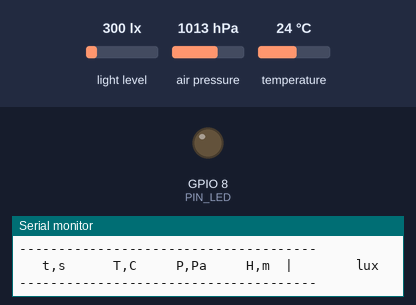
The sketch below on a simulated ESP32-C3. On the bench: output pins drawn as LEDs (lit = HIGH), the last lines printed to the serial monitor. The test bench sets the inputs (shaded band); at power-on: light level 300 lx, air pressure 1013 hPa, temperature 24 °C. Storage starts empty.

Above: at 0.4 s.
At 2.2 s:
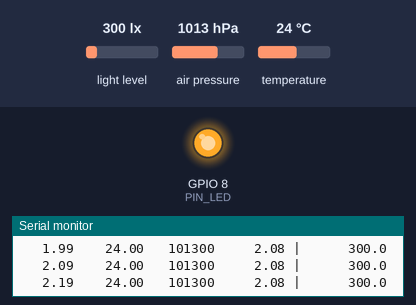
2.3 s: light level set to 40 lx
5.3 s: air pressure set to 952 hPa
Timing chart, 0 to 8.3 s (numbered marks = the images above; inputs shaded):
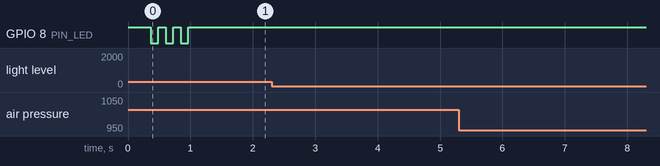

The sketch:

cansat_bh1750_v2.ino
```cpp
/*
 * CanSat — плата №2 (BH1750)   версия v2
 * ESP32-C3 SuperMini + BMP280 + BH1750 + microSD
 *
 * ЧТО ИЗМЕНИЛОСЬ В v2 — про «несколько файлов за одну сессию»
 *
 * Причина была не в именовании файлов. nextLogName() вызывается ровно один
 * раз, в setup(), поэтому за один запуск файл может появиться только один.
 * Несколько файлов — это несколько ПЕРЕЗАГРУЗОК платы: каждый ресет заново
 * проходил setup() и честно заводил себе новый лог.
 *
 * v2 делает три вещи:
 *
 *   1. Печатает и записывает ПРИЧИНУ последнего сброса (esp_reset_reason).
 *      Теперь не надо гадать — плата сама скажет, был это brownout
 *      (просадка питания), panic (ошибка в коде), watchdog или нажатие RST.
 *
 *   2. Если сброс был НЕ по включению питания, скетч понимает, что это
 *      продолжение того же полёта, и ДОПИСЫВАЕТ в тот же файл, а не плодит
 *      новый. Номер файла и накопленное время живут в RTC-памяти, которая
 *      переживает любой сброс кроме полного снятия питания.
 *
 *   3. Время time_s продолжается сквозь перезагрузку, а не падает в ноль.
 *      Добавлена колонка boot — номер запуска внутри файла, по ней сразу
 *      видно в Excel, где именно плата ресетнулась.
 *
 *   Плюс файл /boots.txt — журнал всех запусков с причинами. Его удобно
 *   читать глазами после полёта.
 *
 * Распиновка (соответствует разводке платы):
 *   I2C : SDA = GPIO4,  SCL = GPIO5
 *   SPI : CS  = GPIO7,  MOSI = GPIO6, CLK = GPIO10, MISO = GPIO20
 *   LED : GPIO8 (встроенный на модуле SuperMini)
 *
 * Адреса на шине I2C:
 *   BMP280 = 0x76  (вывод SD0  притянут к GND)
 *   BH1750 = 0x23  (вывод ADDR притянут к GND)
 *
 * Библиотеки (Arduino IDE → Менеджер библиотек):
 *   Adafruit BMP280 Library
 *   Adafruit Unified Sensor
 *   BH1750               (автор Christopher Laws)
 */

#include <Wire.h>
#include <SPI.h>
#include <SD.h>
#include <esp_system.h>
#include <Adafruit_Sensor.h>
#include <Adafruit_BMP280.h>
#include <BH1750.h>

// ─────────── Пины ───────────
const int PIN_SDA  = 4;
const int PIN_SCL  = 5;
const int PIN_MOSI = 6;
const int PIN_CS   = 7;
const int PIN_SCK  = 10;
const int PIN_MISO = 20;
const int PIN_LED  = 8;

// На большинстве SuperMini светодиод включается низким уровнем.
// Если мигает наоборот — поменяй на false.
const bool LED_ACTIVE_LOW = true;

// ─────────── Настройки ───────────
const uint32_t SAMPLE_PERIOD_MS = 100;   // 100 мс = 10 Гц
const uint8_t  FLUSH_EVERY      = 10;    // сброс на карту раз в секунду

// Формат чисел в файле.
//   true  — запятая в дробях, разделитель ';'  → русский Excel откроет как надо
//   false — точка в дробях, разделитель ','    → удобнее для Python/pandas
const bool EXCEL_RU = true;

// !!! ЗАМЕНИТЬ на фактическое давление на уровне моря в день запуска (QNH).
// От этого числа напрямую зависит точность высоты.
const float SEALEVEL_HPA = 1013.25;

// Чувствительность BH1750 (регистр MTreg, допустимо 31…254, по умолчанию 69).
// Меньше значение → шире диапазон и быстрее замер, но грубее разрешение.
//
// Это важно: при MTreg = 69 датчик упирается в потолок около 65 000 лк,
// а прямое солнце даёт порядка 100 000 лк — в полёте днём показания
// просто упрутся в максимум и станут бесполезными.
// MTreg = 32 расширяет предел примерно до 140 000 лк и заодно
// укорачивает замер со 120 мс до ~55 мс.
const byte BH1750_MTREG = 32;

// ─────────── Память, переживающая сброс ───────────
// RTC_DATA_ATTR размещает переменную в RTC-памяти. Она сохраняется при
// программном сбросе, панике, watchdog и (обычно) при brownout, и теряется
// только когда питание снято полностью. Магическое число нужно, чтобы
// отличить осмысленные данные от мусора при первом включении.
RTC_DATA_ATTR static uint32_t rtcMagic;
RTC_DATA_ATTR static int32_t  rtcLogIndex;
RTC_DATA_ATTR static uint32_t rtcBootCount;
RTC_DATA_ATTR static uint32_t rtcUptimeMs;   // суммарное время предыдущих запусков

const uint32_t RTC_MAGIC = 0xCA115A72;

// ─────────── Объекты ───────────
Adafruit_BMP280 bmp;
BH1750          lightMeter;
File            logFile;

bool bmpOk   = false;
bool lightOk = false;
bool sdOk    = false;

uint32_t nextSample   = 0;
uint8_t  sinceFlush   = 0;
uint32_t uptimeBaseMs = 0;   // сколько натикало в предыдущих запусках
uint32_t bootNo       = 1;

const char SEP = EXCEL_RU ? ';' : ',';

// ─────────── Светодиод ───────────
void ledSet(bool on) {
  digitalWrite(PIN_LED, LED_ACTIVE_LOW ? !on : on);
}

void ledBlink(uint8_t times, uint16_t ms) {
  for (uint8_t i = 0; i < times; i++) {
    ledSet(true);  delay(ms);
    ledSet(false); delay(ms);
  }
}

// ─────────── Форматирование числа для файла ───────────
// NAN превращается в пустую строку — в Excel это пустая ячейка,
// а не слово "nan", которое ломает построение графиков.
void fnum(char *out, size_t cap, float v, uint8_t dec) {
  if (isnan(v)) { out[0] = '\0'; return; }
  snprintf(out, cap, "%.*f", dec, v);
  if (EXCEL_RU) for (char *p = out; *p; ++p) if (*p == '.') *p = ',';
}

// ─────────── Причина сброса человеческими словами ───────────
const char *resetReasonText(esp_reset_reason_t r) {
  switch (r) {
    case ESP_RST_POWERON:   return "POWERON - подано питание, нормальный старт";
    case ESP_RST_EXT:       return "EXT - внешний сброс (кнопка RST)";
    case ESP_RST_SW:        return "SW - программный перезапуск";
    case ESP_RST_PANIC:     return "PANIC - исключение в коде, плата упала";
    case ESP_RST_INT_WDT:   return "INT_WDT - watchdog прерываний";
    case ESP_RST_TASK_WDT:  return "TASK_WDT - watchdog задачи, loop завис";
    case ESP_RST_WDT:       return "WDT - сторожевой таймер";
    case ESP_RST_DEEPSLEEP: return "DEEPSLEEP - выход из глубокого сна";
    case ESP_RST_BROWNOUT:  return "BROWNOUT - ПРОСАДКА ПИТАНИЯ";
    case ESP_RST_SDIO:      return "SDIO";
    default:                return "UNKNOWN - причина не определена";
  }
}

// ─────────── Поиск свободного номера файла ───────────
int32_t nextFreeIndex() {
  char name[24];
  for (int32_t i = 1; i < 1000; i++) {
    snprintf(name, sizeof(name), "/log_%03ld.csv", (long)i);
    if (!SD.exists(name)) return i;
  }
  return 999;
}

void setup() {
  pinMode(PIN_LED, OUTPUT);
  ledSet(false);

  Serial.begin(115200);
  delay(300);   // дать порту подняться, но не ждать монитор бесконечно

  esp_reset_reason_t rr = esp_reset_reason();

  // Это продолжение того же полёта, если RTC-память цела И сброс был
  // не по включению питания. Нажатие RST тоже считаем продолжением —
  // полёт тот же, просто плата дёрнулась.
  bool continuing = (rtcMagic == RTC_MAGIC) &&
                    (rr != ESP_RST_POWERON) &&
                    (rr != ESP_RST_UNKNOWN);

  if (continuing) {
    rtcBootCount++;
    bootNo       = rtcBootCount;
    uptimeBaseMs = rtcUptimeMs;
  } else {
    rtcMagic     = RTC_MAGIC;
    rtcBootCount = 1;
    rtcUptimeMs  = 0;
    rtcLogIndex  = 0;      // номер выберем после инициализации карты
    bootNo       = 1;
    uptimeBaseMs = 0;
  }

  Serial.println();
  Serial.println(F("======================================"));
  Serial.println(F("  CanSat  —  плата 2 (BH1750)    v2"));
  Serial.println(F("======================================"));
  Serial.print  (F("  Причина сброса : "));
  Serial.println(resetReasonText(rr));
  Serial.print  (F("  Запуск номер   : "));
  Serial.println(bootNo);
  if (continuing) {
    Serial.print(F("  Это ПЕРЕЗАГРУЗКА, дописываю в прежний файл. Накоплено, с: "));
    Serial.println(uptimeBaseMs / 1000.0f, 1);
  }

  // ─── I2C ───
  Wire.begin(PIN_SDA, PIN_SCL);
  Wire.setClock(400000);

  // ─── BMP280 ───
  if (bmp.begin(0x76)) {
    bmp.setSampling(Adafruit_BMP280::MODE_NORMAL,
                    Adafruit_BMP280::SAMPLING_X2,    // температура
                    Adafruit_BMP280::SAMPLING_X16,   // давление
                    Adafruit_BMP280::FILTER_X16,
                    Adafruit_BMP280::STANDBY_MS_1);
    bmpOk = true;
    Serial.println(F("  BMP280  : OK"));
  } else {
    Serial.println(F("  BMP280  : НЕ НАЙДЕН"));
  }

  // ─── BH1750 ───
  if (lightMeter.begin(BH1750::CONTINUOUS_HIGH_RES_MODE, 0x23, &Wire)) {
    lightMeter.setMTreg(BH1750_MTREG);
    lightOk = true;
    Serial.print(F("  BH1750  : OK, MTreg = "));
    Serial.println(BH1750_MTREG);
  } else {
    Serial.println(F("  BH1750  : НЕ НАЙДЕН"));
  }

  // ─── SD ───
  SPI.begin(PIN_SCK, PIN_MISO, PIN_MOSI, PIN_CS);
  if (SD.begin(PIN_CS, SPI, 4000000)) {

    if (!continuing || rtcLogIndex <= 0) rtcLogIndex = nextFreeIndex();

    char fname[24];
    snprintf(fname, sizeof(fname), "/log_%03ld.csv", (long)rtcLogIndex);

    bool fileExists = SD.exists(fname);

    // ВАЖНО: в ESP32 FILE_WRITE затирает файл с нуля, дописывает FILE_APPEND.
    // Это не как в классической Arduino SD, где FILE_WRITE дописывал.
    logFile = SD.open(fname, fileExists ? FILE_APPEND : FILE_WRITE);

    if (logFile) {
      if (!fileExists) {
        // Подсказка Excel, каким символом разделены колонки.
        // Без неё русский Excel свалит всю строку в одну ячейку.
        if (EXCEL_RU) logFile.println(F("sep=;"));

        logFile.print(F("time_s"));       logFile.print(SEP);
        logFile.print(F("temp_C"));       logFile.print(SEP);
        logFile.print(F("pressure_Pa"));  logFile.print(SEP);
        logFile.print(F("altitude_m"));   logFile.print(SEP);
        logFile.print(F("lux"));          logFile.print(SEP);
        logFile.println(F("boot"));
      }
      logFile.flush();

      sdOk = true;
      Serial.print(F("  SD      : OK, файл "));
      Serial.print(fname);
      Serial.println(fileExists ? F("  (дописываю)") : F("  (новый)"));
    } else {
      Serial.println(F("  SD      : карта есть, файл не создался"));
    }

    // Журнал запусков — отдельным текстовым файлом, чтобы не ломать CSV.
    File b = SD.open("/boots.txt", FILE_APPEND);
    if (b) {
      b.printf("log_%03ld.csv  boot #%lu  t_base=%.1f s  reset=%s\n",
               (long)rtcLogIndex, (unsigned long)bootNo,
               uptimeBaseMs / 1000.0f, resetReasonText(rr));
      b.close();
    }

  } else {
    Serial.println(F("  SD      : НЕ НАЙДЕНА"));
  }

  Serial.println(F("--------------------------------------"));
  Serial.println(F("   t,s      T,C     P,Pa     H,m  |        lux"));
  Serial.println(F("--------------------------------------"));

  // Стартовый сигнал: 3 вспышки — всё нашлось, длинная — есть проблема
  if (bmpOk && lightOk && sdOk) ledBlink(3, 120);
  else                          ledBlink(1, 800);

  nextSample = millis();
}

void loop() {
  uint32_t now = millis();
  if ((int32_t)(now - nextSample) < 0) return;
  nextSample += SAMPLE_PERIOD_MS;

  // Время сквозное: продолжается после перезагрузки, а не падает в ноль.
  float tsec = (uptimeBaseMs + now) / 1000.0f;

  // ─── Чтение датчиков ───
  // Если датчик не отвечает, пишем NAN и продолжаем. Частичные данные
  // лучше, чем остановка логирования посреди полёта.
  float tempC = NAN, pressPa = NAN, altM = NAN;
  if (bmpOk) {
    tempC   = bmp.readTemperature();
    pressPa = bmp.readPressure();
    altM    = bmp.readAltitude(SEALEVEL_HPA);
  }

  float lux = NAN;
  if (lightOk) {
    float v = lightMeter.readLightLevel();
    if (v >= 0) lux = v;      // библиотека возвращает отрицательное при ошибке
  }

  // ─── Вывод в Serial: читаемая таблица ───
  char mon[140];
  snprintf(mon, sizeof(mon),
           "%7.2f %8.2f %8.0f %8.2f | %10.1f",
           tsec, tempC, pressPa, altM, lux);
  Serial.println(mon);

  // ─── Запись в файл: CSV под Excel ───
  if (sdOk && logFile) {
    char f[5][16];
    fnum(f[0], 16, tsec,    2);
    fnum(f[1], 16, tempC,   2);
    fnum(f[2], 16, pressPa, 1);
    fnum(f[3], 16, altM,    2);
    fnum(f[4], 16, lux,     1);

    char line[140];
    snprintf(line, sizeof(line), "%s%c%s%c%s%c%s%c%s%c%lu",
             f[0], SEP, f[1], SEP, f[2], SEP, f[3], SEP, f[4],
             SEP, (unsigned long)bootNo);
    logFile.println(line);

    if (++sinceFlush >= FLUSH_EVERY) {
      logFile.flush();                      // физически дописать на карту
      rtcUptimeMs = uptimeBaseMs + now;     // запомнить, докуда дошли
      sinceFlush = 0;
      ledSet(true); delay(5); ledSet(false);   // короткая вспышка = жив и пишет
    }
  } else {
    // Карты нет — частое мигание, видно снаружи без компьютера
    static bool s = false;
    s = !s;
    ledSet(s);
  }
}
```
